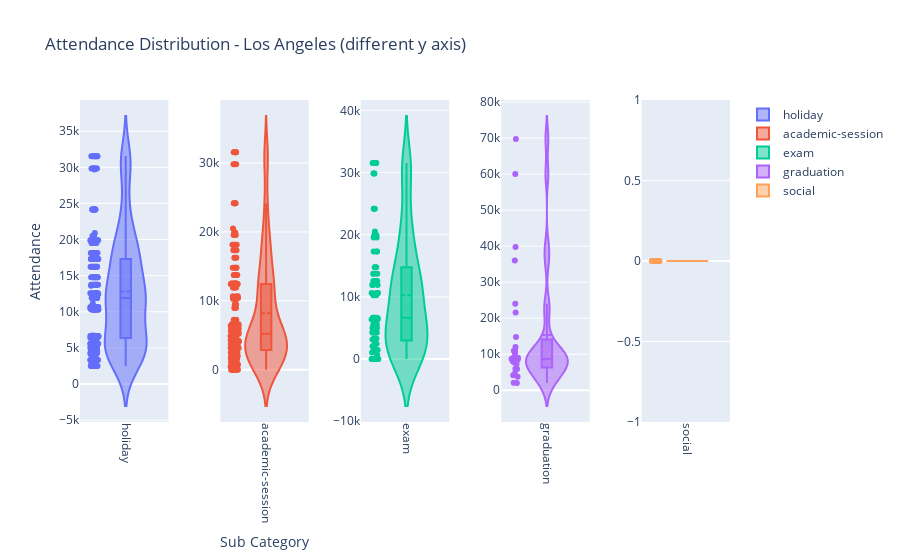

Notebook source saved alongside this figure:
### Markdown cell above
<a id='attendance'></a>
## Attendance Distribution

### Code cell
col = 1
sub_categories = df['sub_category'].unique()

fig = make_subplots(rows=1,
                    cols=len(sub_categories),
                    start_cell="top-left",
                    horizontal_spacing=0.08)

# Plot each sports league on separate axis.
for sub_category in sub_categories:

    x_data = df['sub_category'][df['sub_category'] == sub_category]
    y_data = df['phq_attendance'][df['sub_category'] == sub_category]
    fig.add_trace(go.Violin(x=x_data,
                            y=y_data,
                            name=sub_category,
                            box_visible=True,
                            meanline_visible=True),
                  row=1,
                  col=col,
                  )
    fig.update_xaxes(tickangle=90, row=1, col=col)
    col = col + 1

fig.update_traces(meanline_visible=True,
                  points='all',
                  jitter=0.2,
                  scalemode='count')

fig.update_layout(
    title_text="Attendance Distribution - {} (different y axis)".
    format(CURRENT_PLACENAME)
                  )

fig.update_xaxes(title_text="Sub Category",
                 row=1,
                 col=int(len(sub_categories)/2))
fig.update_yaxes(title_text="Attendance",
                 row=1,
                 col=1)
fig.show()

### Figure 1 — Plotly figure (JSON) as saved in the notebook; plotly's stock layout.template omitted (floating-point values rounded to 4 significant figures; data arrays with more than 128 entries replaced by an {"elided": "..."} marker saying what was removed)
{"data": [{"box": {"visible": true}, "jitter": 0.2, "meanline": {"visible": true}, "name": "holiday", "points": "all", "scalemode": "count", "type": "violin", "x": {"elided": "248 str values"}, "xaxis": "x", "y": {"elided": "248 int values"}, "yaxis": "y"}, {"box": {"visible": true}, "jitter": 0.2, "meanline": {"visible": true}, "name": "academic-session", "points": "all", "scalemode": "count", "type": "violin", "x": {"elided": "189 str values"}, "xaxis": "x2", "y": {"elided": "189 int values"}, "yaxis": "y2"}, {"box": {"visible": true}, "jitter": 0.2, "meanline": {"visible": true}, "name": "exam", "points": "all", "scalemode": "count", "type": "violin", "x": ["exam", "exam", "exam", "exam", "exam", "exam", "exam", "exam", "exam", "exam", "exam", "exam", "exam", "exam", "exam", "exam", "exam", "exam", "exam", "exam", "exam", "exam", "exam", "exam", "exam", "exam", "exam", "exam", "exam", "exam", "exam", "exam", "exam", "exam", "exam", "exam", "exam", "exam", "exam", "exam", "exam", "exam", "exam", "exam", "exam", "exam", "exam", "exam", "exam", "exam", "exam", "exam", "exam", "exam", "exam", "exam", "exam", "exam", "exam", "exam", "exam", "exam", "exam", "exam", "exam", "exam", "exam", "exam", "exam", "exam", "exam", "exam", "exam", "exam", "exam", "exam", "exam", "exam", "exam", "exam", "exam", "exam", "exam", "exam", "exam", "exam", "exam", "exam", "exam", "exam"], "xaxis": "x3", "y": [0, 0, 3157, 1775, 0, 0, 2104, 667, 0, 0, 4291, 0, 0, 0, 2989, 1477, 1256, 0, 1041, 0, 0, 2050, 24153, 31543, 12428, 10416, 14781, 11917, 2478, 10646, 4266, 6638, 10263, 6380, 13735, 5578, 5032, 17318, 29832, 19907, 12557, 20499, 6665, 3320, 31543, 17318, 14781, 19535, 29832, 12557, 24153, 19907, 10263, 6638, 10416, 3320, 6584, 6380, 12428, 10646, 31543, 2478, 11917, 4266, 13735, 5578, 5032, 10416, 31543, 12428, 14781, 24153, 6380, 10646, 5578, 13735, 6638, 10263, 11917, 2478, 4266, 17318, 5032, 12557, 29832, 19907, 6584, 19535, 3320, 31543], "yaxis": "y3"}, {"box": {"visible": true}, "jitter": 0.2, "meanline": {"visible": true}, "name": "graduation", "points": "all", "scalemode": "count", "type": "violin", "x": ["graduation", "graduation", "graduation", "graduation", "graduation", "graduation", "graduation", "graduation", "graduation", "graduation", "graduation", "graduation", "graduation", "graduation", "graduation", "graduation", "graduation", "graduation", "graduation", "graduation", "graduation", "graduation", "graduation", "graduation", "graduation", "graduation", "graduation"], "xaxis": "x4", "y": [8706, 10968, 8706, 7200, 39800, 7740, 8000, 8000, 3756, 10258, 4200, 8580, 24000, 5900, 9000, 2100, 2000, 9000, 14802, 12000, 10968, 36000, 21600, 69762, 6000, 60000, 4680], "yaxis": "y4"}, {"box": {"visible": true}, "jitter": 0.2, "meanline": {"visible": true}, "name": "social", "points": "all", "scalemode": "count", "type": "violin", "x": ["social", "social", "social", "social", "social", "social", "social", "social", "social", "social", "social", "social", "social", "social", "social", "social"], "xaxis": "x5", "y": [0, 0, 0, 0, 0, 0, 0, 0, 0, 0, 0, 0, 0, 0, 0, 0], "yaxis": "y5"}], "layout": {"autosize": true, "title": {"text": "Attendance Distribution - Los Angeles (different y axis)"}, "xaxis": {"anchor": "y", "autorange": true, "domain": [0, 0.136], "range": [-0.5505, 0.5], "tickangle": 90, "type": "category"}, "xaxis2": {"anchor": "y2", "autorange": true, "domain": [0.216, 0.352], "range": [-0.5505, 0.5], "tickangle": 90, "title": {"text": "Sub Category"}, "type": "category"}, "xaxis3": {"anchor": "y3", "autorange": true, "domain": [0.432, 0.568], "range": [-0.5505, 0.5], "tickangle": 90, "type": "category"}, "xaxis4": {"anchor": "y4", "autorange": true, "domain": [0.648, 0.784], "range": [-0.5505, 0.5], "tickangle": 90, "type": "category"}, "xaxis5": {"anchor": "y5", "autorange": true, "domain": [0.864, 1.0], "range": [-0.5505, 0.5], "tickangle": 90, "type": "category"}, "yaxis": {"anchor": "x", "autorange": true, "domain": [0, 1], "range": [-5264.0, 39320.0], "title": {"text": "Attendance"}, "type": "linear"}, "yaxis2": {"anchor": "x2", "autorange": true, "domain": [0, 1], "range": [-7602.0, 39150.0], "type": "linear"}, "yaxis3": {"anchor": "x3", "autorange": true, "domain": [0, 1], "range": [-10120.0, 41660.0], "type": "linear"}, "yaxis4": {"anchor": "x4", "autorange": true, "domain": [0, 1], "range": [-8805.0, 80570.0], "type": "linear"}, "yaxis5": {"anchor": "x5", "autorange": true, "domain": [0, 1], "range": [-1, 1], "type": "linear"}}}
